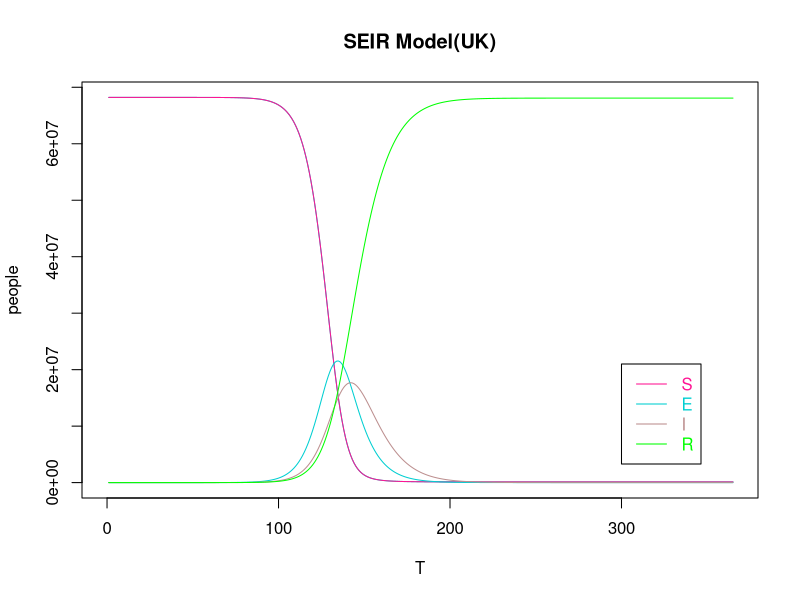

This figure's R source:
#United Kingdom
rm(list = ls())

N = 68207114
E = 0
I = 1
S = N-I
R = 0


r = 20
B = 0.03
a = 0.1
y = 0.1


T = 365

 
for (i in 1:(T-1)){

  S[i+1] = S[i] - r*B*S[i]*I[i]/N
  E[i+1] = E[i] + r*B*S[i]*I[i]/N - a*E[i]
  I[i+1] = I[i] + a*E[i] - y*I[i]
  R[i+1] = R[i] + y*I[i]

}

result <- data.frame(S, E, I, R)

#View(result)

X_lim <- seq(1,T,by=1)

plot(S~X_lim, pch=15, col="DarkTurquoise", main = "SEIR Model(UK)", type = "l", xlab = "T", ylab = "people", xlim = c(0,T), ylim = c(0,68207114))
lines(S, col="DeepPink", lty=1) 
lines(E, col="DarkTurquoise", lty=1)
lines(I, col="RosyBrown", lty=1)
lines(R, col="green", lty=1)
legend(300,21000000,c("S","E","I","R"),col=c("DeepPink","DarkTurquoise","RosyBrown","green"),text.col=c("DeepPink","DarkTurquoise","RosyBrown","green"),lty=c(1,1,1,1))

